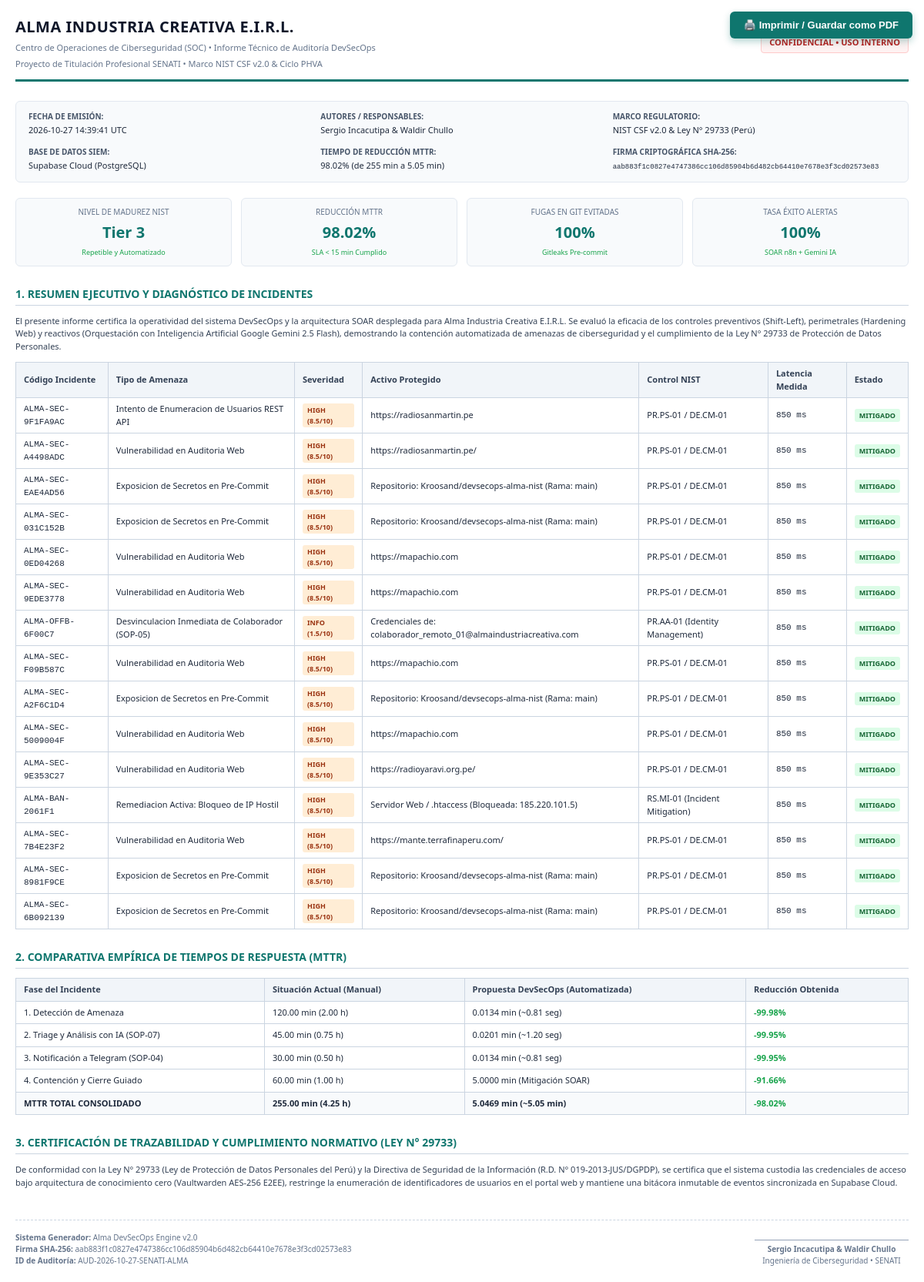
The page /reporte-ejecutivo on the database as committed earlier.
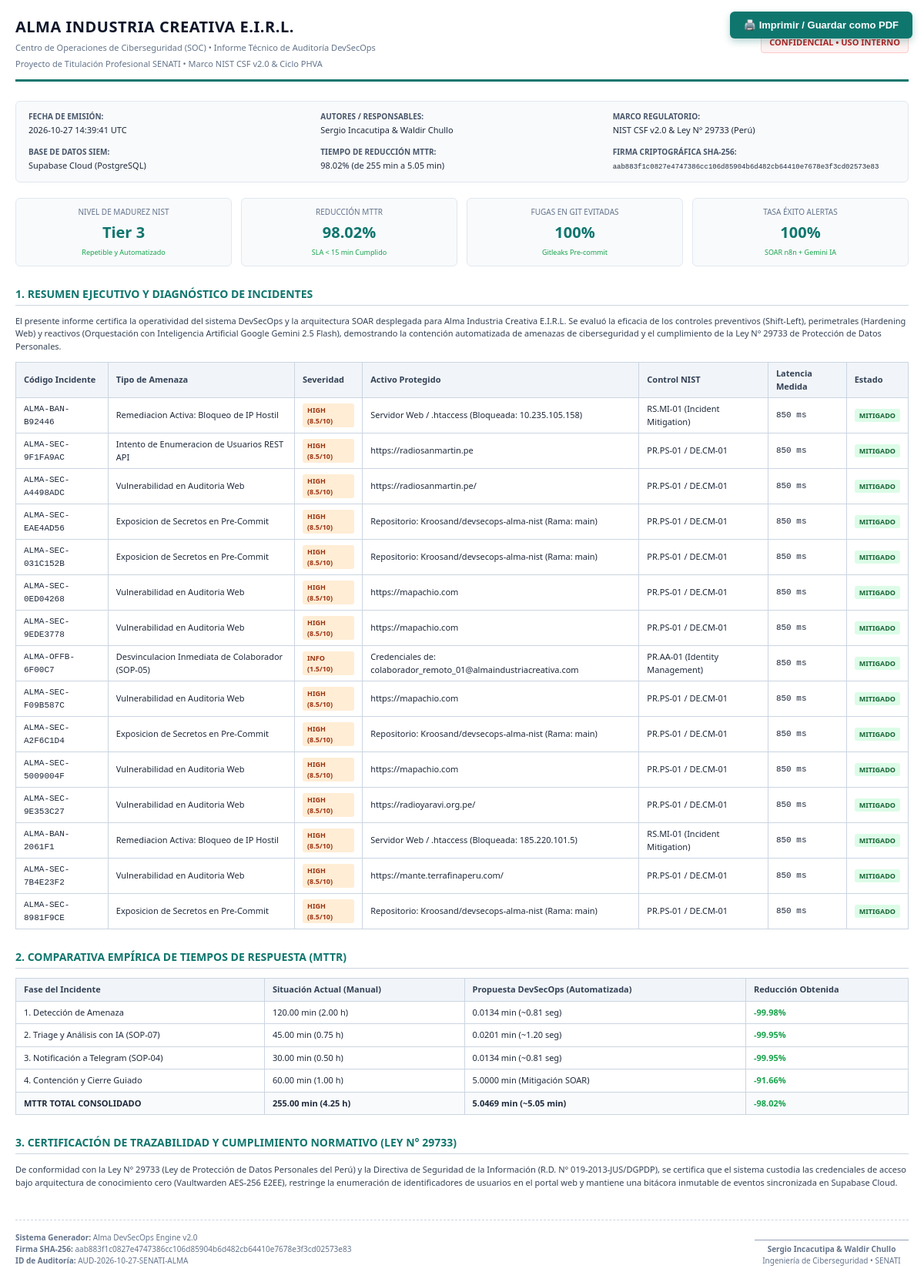
The same page on the database as committed later.
### tables this page shows
CREATE TABLE incidentes_seguridad (
    id_incidente INTEGER PRIMARY KEY AUTOINCREMENT,
    codigo_incidente VARCHAR(50) UNIQUE NOT NULL,   -- Ej: ALMA-SEC-A4CF71C9
    fecha_registro DATETIME NOT NULL,
    tipo_evento VARCHAR(100) NOT NULL,              -- Fuga de Secretos, Enumeración REST, etc.
    severidad VARCHAR(20) NOT NULL,                 -- CRITICAL, HIGH, MEDIUM, LOW, INFO
    risk_score DECIMAL(4,2) NOT NULL,               -- Escala CVSS 0.00 a 10.00
    origen_sensor VARCHAR(100) NOT NULL,            -- Gitleaks, Hardening .htaccess, WAF, etc.
    ip_origen VARCHAR(80),                          -- IP atacante o estación interna
    activo_afectado VARCHAR(150) NOT NULL,
    detalles_tecnicos TEXT,
    control_nist VARCHAR(80) NOT NULL,              -- Ej: PR.PS-01 / DE.CM-01
    procedimiento_sop VARCHAR(80) NOT NULL,         -- Ej: SOP-02 (Shift-Left)
    estado_incidente VARCHAR(30) DEFAULT 'MITIGADO',-- DETECTADO, EN_TRIAGE, MITIGADO, CERRADO
    mitigado_en DATETIME
);

### dashboard/app.py (the view, shortened to what this page needs)
@app.route("/reporte-ejecutivo")
def reporte_ejecutivo():
    now_str = datetime.now(timezone.utc).strftime("%Y-%m-%d %H:%M:%S UTC")
    incidents = []
    if os.path.exists(DB_PATH):
        try:
            conn = sqlite3.connect(DB_PATH)
            conn.row_factory = sqlite3.Row
            cursor = conn.cursor()
            cursor.execute("SELECT * FROM incidentes_seguridad ORDER BY fecha_registro DESC LIMIT 15")
            incidents = [dict(r) for r in cursor.fetchall()]
            conn.close()
        except Exception:
            pass
    content_str = f"ALMA-DEVSECOPS:{now_str}:{len(incidents)}"
    report_hash = hashlib.sha256(content_str.encode('utf-8')).hexdigest()
    return render_template(
        "reporte_ejecutivo.html",
        now_str=now_str,
        report_hash=report_hash,
        incidents=incidents
    )

### dashboard/templates/reporte_ejecutivo.html (shortened to what this page needs)
<!DOCTYPE html>
<html lang="es">
<head>
</head>
<body>
    <div class="no-print">
        <button class="btn-print" onclick="window.print()">🖨️ Imprimir / Guardar como PDF</button>
    </div>
    <div class="header">
        <div class="header-title">
            <h1>Alma Industria Creativa E.I.R.L.</h1>
            <p>Centro de Operaciones de Ciberseguridad (SOC) &bull; Informe Técnico de Auditoría DevSecOps</p>
            <p>Proyecto de Titulación Profesional SENATI &bull; Marco NIST CSF v2.0 & Ciclo PHVA</p>
        </div>
        <div class="badge-confidential">
            CONFIDENCIAL &bull; USO INTERNO
        </div>
    </div>
    <div class="metadata-box">
        <div>
            <strong>Fecha de Emisión:</strong>
            <span>{{ now_str }}</span>
        </div>
        <div>
            <strong>Autores / Responsables:</strong>
            <span>Sergio Incacutipa & Waldir Chullo</span>
        </div>
        <div>
            <strong>Marco Regulatorio:</strong>
            <span>NIST CSF v2.0 & Ley N° 29733 (Perú)</span>
        </div>
        <div>
            <strong>Base de Datos SIEM:</strong>
            <span>Supabase Cloud (PostgreSQL)</span>
        </div>
        <div>
            <strong>Tiempo de Reducción MTTR:</strong>
            <span>98.02% (de 255 min a 5.05 min)</span>
        </div>
        <div>
            <strong>Firma Criptográfica SHA-256:</strong>
            <span style="font-family: monospace; font-size: 9px;">{{ report_hash }}</span>
        </div>
    </div>
    <div class="kpi-grid">
        <div class="kpi-card">
            <div class="label">Nivel de Madurez NIST</div>
            <div class="value">Tier 3</div>
            <div style="font-size: 9px; color: #16a34a;">Repetible y Automatizado</div>
        </div>
        <div class="kpi-card">
            <div class="label">Reducción MTTR</div>
            <div class="value">98.02%</div>
            <div style="font-size: 9px; color: #16a34a;">SLA &lt; 15 min Cumplido</div>
        </div>
        <div class="kpi-card">
            <div class="label">Fugas en Git Evitadas</div>
            <div class="value">100%</div>
            <div style="font-size: 9px; color: #16a34a;">Gitleaks Pre-commit</div>
        </div>
        <div class="kpi-card">
            <div class="label">Tasa Éxito Alertas</div>
            <div class="value">100%</div>
            <div style="font-size: 9px; color: #16a34a;">SOAR n8n + Gemini IA</div>
        </div>
    </div>
    <h2>1. Resumen Ejecutivo y Diagnóstico de Incidentes</h2>
    <p style="font-size: 11px; color: #334155; margin-bottom: 12px;">
        El presente informe certifica la operatividad del sistema DevSecOps y la arquitectura SOAR desplegada para Alma Industria Creativa E.I.R.L.
        Se evaluó la eficacia de los controles preventivos (Shift-Left), perimetrales (Hardening Web) y reactivos (Orquestación con Inteligencia Artificial Google Gemini 2.5 Flash),
        demostrando la contención automatizada de amenazas de ciberseguridad y el cumplimiento de la Ley N° 29733 de Protección de Datos Personales.
    </p>
    <table>
        <thead>
            <tr>
                <th>Código Incidente</th>
                <th>Tipo de Amenaza</th>
                <th>Severidad</th>
                <th>Activo Protegido</th>
                <th>Control NIST</th>
                <th>Latencia Medida</th>
                <th>Estado</th>
            </tr>
        </thead>
        <tbody>
            {% for inc in incidents %}
            <tr>
                <td style="font-family: monospace;">{{ inc.incident_id or inc.codigo_incidente }}</td>
                <td>{{ inc.event_type or inc.tipo_evento }}</td>
                <td>
                    <span class="badge {% if 'CRITIC' in (inc.severity or inc.severidad) %}badge-critical{% else %}badge-high{% endif %}">
                        {{ inc.severity or inc.severidad }} ({{ inc.risk_score or inc.score }}/10)
                    </span>
                </td>
                <td>{{ inc.affected_asset or inc.activo_afectado }}</td>
                <td>{{ inc.control_nist or inc.nist_control }}</td>
                <td style="font-family: monospace;">{{ inc.latency_ms or 850 }} ms</td>
                <td><span class="badge badge-pass">MITIGADO</span></td>
            </tr>
            {% endfor %}
        </tbody>
    </table>
    <h2>2. Comparativa Empírica de Tiempos de Respuesta (MTTR)</h2>
    <table>
        <thead>
            <tr>
                <th>Fase del Incidente</th>
                <th>Situación Actual (Manual)</th>
                <th>Propuesta DevSecOps (Automatizada)</th>
                <th>Reducción Obtenida</th>
            </tr>
        </thead>
        <tbody>
            <tr>
                <td>1. Detección de Amenaza</td>
                <td>120.00 min (2.00 h)</td>
                <td>0.0134 min (~0.81 seg)</td>
                <td style="color: #16a34a; font-weight: bold;">-99.98%</td>
            </tr>
            <tr>
                <td>2. Triage y Análisis con IA (SOP-07)</td>
                <td>45.00 min (0.75 h)</td>
                <td>0.0201 min (~1.20 seg)</td>
                <td style="color: #16a34a; font-weight: bold;">-99.95%</td>
            </tr>
            <tr>
                <td>3. Notificación a Telegram (SOP-04)</td>
                <td>30.00 min (0.50 h)</td>
                <td>0.0134 min (~0.81 seg)</td>
                <td style="color: #16a34a; font-weight: bold;">-99.95%</td>
            </tr>
            <tr>
                <td>4. Contención y Cierre Guiado</td>
                <td>60.00 min (1.00 h)</td>
                <td>5.0000 min (Mitigación SOAR)</td>
                <td style="color: #16a34a; font-weight: bold;">-91.66%</td>
            </tr>
            <tr style="background: #f8fafc; font-weight: bold;">
                <td>MTTR TOTAL CONSOLIDADO</td>
                <td>255.00 min (4.25 h)</td>
                <td>5.0469 min (~5.05 min)</td>
                <td style="color: #16a34a; font-weight: bold;">-98.02%</td>
            </tr>
        </tbody>
    </table>
    <h2>3. Certificación de Trazabilidad y Cumplimiento Normativo (Ley N° 29733)</h2>
    <p style="font-size: 11px; color: #334155;">
        De conformidad con la Ley N° 29733 (Ley de Protección de Datos Personales del Perú) y la Directiva de Seguridad de la Información (R.D. N° 019-2013-JUS/DGPDP),
        se certifica que el sistema custodia las credenciales de acceso bajo arquitectura de conocimiento cero (Vaultwarden AES-256 E2EE),
        restringe la enumeración de identificadores de usuarios en el portal web y mantiene una bitácora inmutable de eventos sincronizada en Supabase Cloud.
    </p>
    <div class="footer-seal">
        <div>
            <div><strong>Sistema Generador:</strong> Alma DevSecOps Engine v2.0</div>
            <div><strong>Firma SHA-256:</strong> {{ report_hash }}</div>
            <div><strong>ID de Auditoría:</strong> AUD-{{ now_str[:10] }}-SENATI-ALMA</div>
        </div>
        <div class="signature-block">
            <strong>Sergio Incacutipa & Waldir Chullo</strong><br>
            Ingeniería de Ciberseguridad &bull; SENATI
        </div>
    </div>
</body>
</html>

### dashboard/templates/reporte_ejecutivo.html (style rules this page uses)
body { font-family: 'Segoe UI', Tahoma, Geneva, Verdana, sans-serif; color: #1e293b; line-height: 1.5; background: #fff; margin: 0; padding: 20px; }
.header { border-bottom: 3px solid #0f766e; padding-bottom: 12px; margin-bottom: 25px; display: flex; justify-content: space-between; align-items: center; }
.header-title h1 { font-size: 20px; color: #0f172a; margin: 0; text-transform: uppercase; letter-spacing: 0.5px; }
.header-title p { font-size: 11px; color: #64748b; margin: 4px 0 0 0; }
.badge-confidential { background: #fef2f2; color: #b91c1c; border: 1px solid #fecaca; padding: 4px 10px; border-radius: 4px; font-size: 11px; font-weight: bold; text-transform: uppercase; }
.metadata-box { background: #f8fafc; border: 1px solid #e2e8f0; border-radius: 6px; padding: 12px 16px; margin-bottom: 20px; display: grid; grid-template-columns: repeat(3, 1fr); gap: 12px; font-size: 11px; }
.metadata-box div strong { display: block; color: #475569; font-size: 10px; text-transform: uppercase; margin-bottom: 2px; }
h2 { font-size: 14px; color: #0f766e; border-bottom: 1px solid #cbd5e1; padding-bottom: 4px; margin-top: 25px; margin-bottom: 12px; text-transform: uppercase; }
table { width: 100%; border-collapse: collapse; font-size: 11px; margin-bottom: 18px; }
th, td { border: 1px solid #cbd5e1; padding: 6px 10px; text-align: left; }
th { background: #f1f5f9; color: #334155; font-weight: 600; }
.badge { display: inline-block; padding: 2px 6px; border-radius: 3px; font-size: 9px; font-weight: bold; }
.badge-high { background: #ffedd5; color: #9a3412; }
.badge-pass { background: #dcfce7; color: #166534; }
.kpi-grid { display: grid; grid-template-columns: repeat(4, 1fr); gap: 12px; margin-bottom: 20px; }
.kpi-card { border: 1px solid #e2e8f0; border-radius: 6px; padding: 10px; text-align: center; background: #f8fafc; }
.kpi-card .value { font-size: 20px; font-weight: bold; color: #0f766e; margin: 4px 0; }
.kpi-card .label { font-size: 10px; color: #64748b; text-transform: uppercase; }
.footer-seal { margin-top: 40px; border-top: 1px dashed #cbd5e1; padding-top: 15px; display: flex; justify-content: space-between; align-items: flex-end; font-size: 10px; color: #64748b; }
.signature-block { text-align: center; width: 200px; border-top: 1px solid #94a3b8; padding-top: 4px; }
.no-print { position: fixed; top: 15px; right: 15px; z-index: 1000; }
.btn-print { background: #0f766e; color: white; padding: 10px 18px; border: none; border-radius: 6px; font-weight: bold; font-size: 13px; cursor: pointer; box-shadow: 0 4px 10px rgba(15, 118, 110, 0.3); }

Rows that differ between the two databases and show on the page:
no longer on this page (row unchanged): incidentes_seguridad: codigo_incidente "ALMA-SEC-6B092139", tipo_evento "Exposicion de Secretos en Pre-Commit", severidad "HIGH", risk_score "8.5", activo_afectado "Repositorio: Kroosand/devsecops-alma-nist (Rama: main)", control_nist "PR.PS-01 / DE.CM-01", latency_ms "850"
added incidentes_seguridad: codigo_incidente "ALMA-BAN-B92446", tipo_evento "Remediacion Activa: Bloqueo de IP Hostil", severidad "HIGH", risk_score "8.5", activo_afectado "Servidor Web / .htaccess (Bloqueada: 10.235.105.158)", control_nist "RS.MI-01 (Incident Mitigation)", latency_ms "850"
